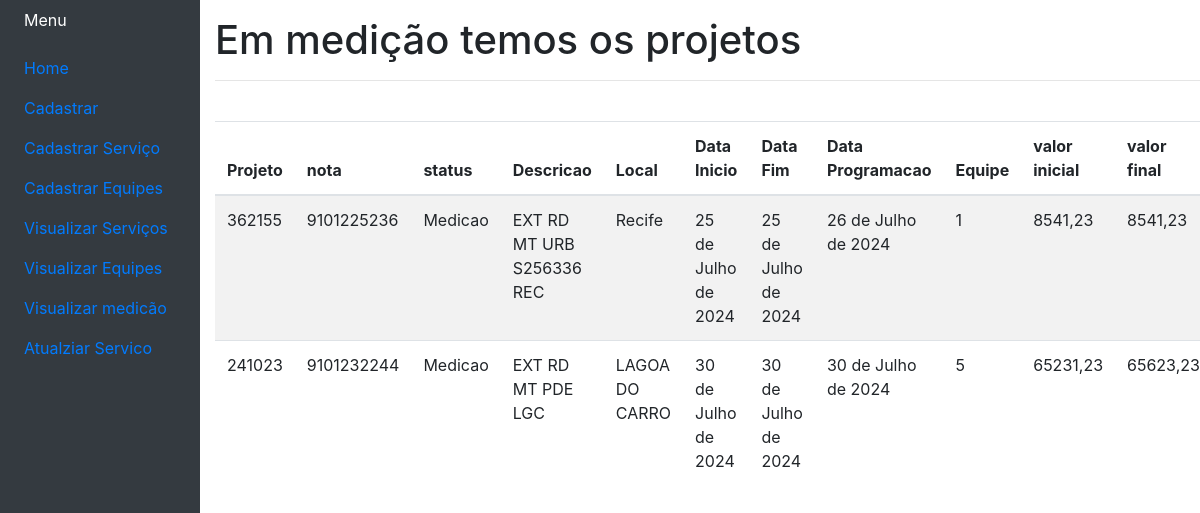
Page /visualizar_medicao on the committed database.
### Meuprojeto/models.py (models this page shows, shortened)
class Servico(models.Model):
    Status_projeto = [
        ("Em Programacao", "Em programacao"),
        ("Programado", "Programado"),
        ("Em execucao", "Em execucao"),
        ("Executado", "Executado"),
        ("Executado Fora Prazo", "Executado Fora Prazo"),
        ("Nao Executado", "Nao Executado"),
        ("Interropida", "Interropida"),
        ("Medicao", "Medicao"),
        ("Entregue", "Entregue"),
        ("Pago", "Pago"),
]
    Mes_Programacao = [
        ("Jan", "Janeiro"),
        ("Fev", "Fevereiro"),
        ("Mar", "Março"),
        ("Abr", "Abril"),
        ("Mai", "Maio"),
        ("Jun", "Junho"),
        ("Julho", "Julho"),
        ("Ago", "Agosto"),
        ("Set", "Setembro"),
        ("Out", "Outubro"),
        ("Nov", "Novembro"),
        ("Dez", "Desembro"),
    ]
    Projeto = models.CharField(max_length=12, unique=True)
    Nota = models.CharField(max_length=10, unique=True)
    Status = models.CharField(max_length= 30, choices=Status_projeto)
    Descricao = models.CharField(max_length=50)
    Local = models.CharField(max_length=50)
    Data_Inicio = models.DateField(blank=True, null=True)
    Mes_servico = models.CharField(max_length=30, choices=Mes_Programacao,)
    ano_servico = models.CharField(max_length=4)
    Data_Fim = models.DateField(blank=True, null=True)
    Data_Programacao = models.DateField(blank=True, null=True)
    evidencia_execucao = models.ImageField(blank=True, null=True, upload_to="imagens/")
    Equipe = models.CharField(max_length=5, blank=True, null=True,)
    valor_inicial = models.DecimalField(max_digits=10, decimal_places=2, blank=True, null=True,)
    valor_final = models.DecimalField(max_digits=10, decimal_places=2, blank=True, null=True, )

### Meuprojeto/views.py (the view)
# urls.py: path('visualizar_medicao', views.visualizar_medicao, name='visualizarmedicao'),
def visualizar_medicao(request):
    medicao = Servico.objects.filter(Status='Medicao')
    return render(request, 'visualizar_medicao.html', {'medicao':medicao})

### Meuprojeto/Templates/visualizar_medicao.html (shortened to what this page needs)
{% extends 'base.html' %}
{% block 'Material' %}
<h1>Em medição temos os projetos</h1>
<hr>
<br>
<table class="table table-striped">
  <thead>
    <tr>
      <th scope="col">Projeto</th>
      <th scope="col">nota</th>
      <th scope="col">status</th>
      <th scope="col">Descricao</th>
      <th scope="col">Local</th>
      <th scope="col">Data Inicio</th>
      <th scope="col">Data Fim</th>
      <th scope="col">Data Programacao</th>
      <th scope="col">Equipe</th>
      <th scope="col">valor inicial</th>
      <th scope="col">valor final</th>
    </tr>
  </thead>
  <tbody>
      {% for ServicoM in medicao %}
        <tr>
          <td>{{ServicoM.Projeto}}</td>
          <td>{{ServicoM.Nota}}</td>
          <td>{{ServicoM.Status}}</td>
          <td>{{ServicoM.Descricao}}</td>
          <td>{{ServicoM.Local}}</td>
          <td>{{ServicoM.Data_Inicio}}</td>
          <td>{{ServicoM.Data_Fim}}</td>
          <td>{{ServicoM.Data_Programacao}}</td>
          <td>{{ServicoM.Equipe}}</td>
          <td>{{ServicoM.valor_inicial}}</td>
          <td>{{ServicoM.valor_final}}</td>
        </tr>
      {% endfor %}
  </tbody>
</div>
{% endblock %}

### Meuprojeto/static/CSS/style.css (style rules this page uses)
body { background-color: aquamarine; }

### rows in the picture
Servico: Projeto "362155", Nota "9101225236", Status "Medicao", Descricao "EXT RD MT URB S256336 REC", Local "Recife", Data_Inicio "25 de Julho de 2024", Data_Fim "25 de Julho de 2024", Data_Programacao "26 de Julho de 2024", Equipe "1", valor_inicial "8541,23", valor_final "8541,23"
Servico: Projeto "241023", Nota "9101232244", Status "Medicao", Descricao "EXT RD MT PDE LGC", Local "LAGOA DO CARRO", Data_Inicio "30 de Julho de 2024", Data_Fim "30 de Julho de 2024", Data_Programacao "30 de Julho de 2024", Equipe "5", valor_inicial "65231,23", valor_final "65623,23"
